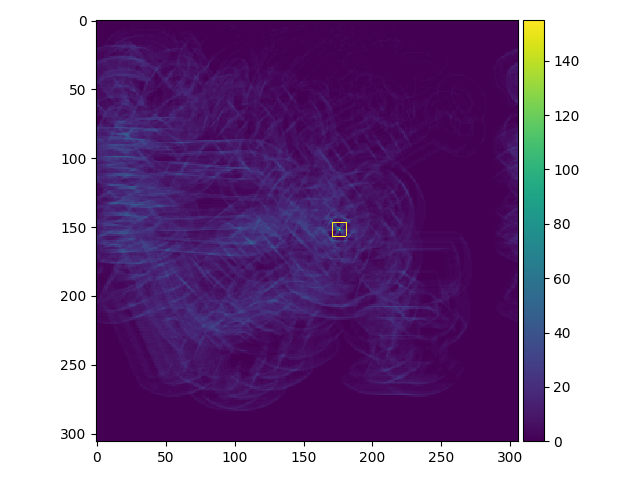
#> input picture acc-image.png, 640 x 480 px
$ python generalizedHoughDemo.py acc-image.png acc-image.png
#> lines starting #> are read from the running program, lines starting #| are printed output that depends on the picture; after the words box and inside, x2 and y2 are one past the last pixel; in counts of white or black regions, pixels touching at a corner belong together
### buildReferenceTable.py
#!/usr/bin/env python

import numpy as np
from scipy.ndimage import convolve
from skimage import io
import matplotlib.pyplot as plt


def buildRefTable(referenceImage):
    """
    builds the reference table for the given input template image
    :param im: input binary image
    :return:
        table = a reconstructed reference table...
    """
    # creating a empty list for 0 to 90 degree
    table = [[0 for x in range(1)] for y in range(90)]

    #print(img.shape)
    # print(len(table[0]))
    # print(table)

    # r will be calculated corresponding to this point
    img_center = [int(referenceImage.shape[0] / 2), int(referenceImage.shape[1] / 2)]
    #print(img_center)

    #print(img)

    #  This function takes input one point with x and y coordinates
    #  and then calculate the distance from the center and also
    #  the angle from the center.
    def findAngleDistance(x1, y1):
        rx = img_center[0] - x1
        ry = img_center[1] - y1
        r = [rx, ry]
        if rx != 0:
            return [int(np.rad2deg(np.arctan(int((-ry) / (-rx))))), r]
        else:
            return [0, 0]

    filter_size = 3

    # The loop with go over the image and will run from
    # 1 to 69 in the row direction and from 1 to 71 in the
    # column direction.
    for x in range(referenceImage.shape[0] - (filter_size - 1)):
        for y in range(referenceImage.shape[1] - (filter_size - 1)):
            # As our image is a binary image, we will only
            # calculate the distance from the points which are
            # non-zero.
            if (referenceImage[x, y] != 0):
                # The distance from the center is called r and the
                # angle is called theta.
                theta, r = findAngleDistance(x, y)
                # If the distance from center is non-zero, we
                # will store it into our table.
                if (r != 0):
                    '''
                    print("theta ", theta)
                    print("\n")
                    print("r ", r)
                    print("\n")
                    '''
                    table[np.absolute(theta)].append(r)

    # print("Before popping \n")
    # print(table)

    # Remove all the zero values from the table.
    for i in range(len(table)):
        table[i].pop(0)

    # print("After popping \n")
    '''
    for i in range(len(table)):
        print(i)
        print(" ")
        print(table[i])
    '''
    return table

### matchTable.py

import numpy as np
from scipy.ndimage import convolve
from buildReferenceTable import *
from skimage import io
import matplotlib.pyplot as plt


def matchTable(mainImage, table):

    # matches the reference table with the given input
    # image for testing generalized Hough Transform
    # m, n = im.shape
    rows= mainImage.shape[0]
    cols = mainImage.shape[1]

    # accumulator array requires some extra space
    accumulatorArray = np.zeros((rows+100, cols+100))

    # Function to find the gradient given coordinate x and y.
    def findGradient(x, y):
      if x != 0:
        return int(np.rad2deg(np.arctan(int(y/x))))
      else:
        return 0
    #print(acc.shape)
    # The row runs from 1 to 306.
    # The column runs from 1 to 306.

    for x in range(1, rows):
        for y in range(1, cols):

            # Because it's a binary image, all the points which
            # are not black are boundary points.
            #print("x : ",x , " y: ", y, "\n")
            #print(im[x])
            if mainImage[x, y] != 0:  # boundary point

                # Finds the gradient from the current point and
                # stores it into theta.
                theta = findGradient(x, y)

                # Finds the list for that theta from the reference image
                # and stores it into vectors.
                vectors = table[theta]

                # Casting of the votes has been done here.
                for vector in vectors:
                    accumulatorArray[vector[0]+x, vector[1]+y] += 1
    return accumulatorArray

### generalizedHoughDemo.py
import matplotlib.pyplot as plt
from buildReferenceTable import *
from matchTable import *
from drawBoxes import *
from findMaxima import *
import cv2
import numpy as np
from skimage.io import imread, imshow
import sys
import getopt

#images = ['Input1Ref.png', 'Input2Ref.png', 'Input3Ref.png', 'Input4Ref.png']


if __name__ == "__main__":
    try:
        if len(sys.argv) < 3:
            print(
                "\n-----------------------------------------------------------------------------------------------------------------------\n"
                "This is a python implementation of the Generalized Hough Transform. \n"
                "Note: It only searches for the reference image of same size and orientation. \n\n"
                "Usage given below:\n"
                "python3 generalizedHoughDemo.py 'mainImageName' 'referenceImageName'\n\n"
                "All the arguements in this program are mandatory.\n"
                "Arguement List:\n"
                "mainImageName - Path of the image + name of the main(larger) image (String data type). \n"
                "referenceImageName - Path of the image + name of the reference(smaller) image (String data type).\n"
                "Example : \n"
                "python3 generalizedHoughDemo.py Input1.png Input1Ref.png\n"
                "\n----------------------------------------------------------------------------------------------------------------------\n")
            exit(0)
        else:
            mainImageName = sys.argv[1]
            referenceImageName = sys.argv[2]

        #This is the smaller image which we have to find in the bigger image.
        referenceImage = cv2.imread(referenceImageName)
#> referenceImage is the input picture: shape (480, 640, 3); mean B, G, R 156.4, 110.1, 139.9

        #im = cv2.imread('Input1.png')
        mainImage = cv2.imread(mainImageName)

        #Converting the RGB image to a grayscale image.
        referenceImage = cv2.cvtColor(referenceImage, cv2.COLOR_RGB2GRAY)
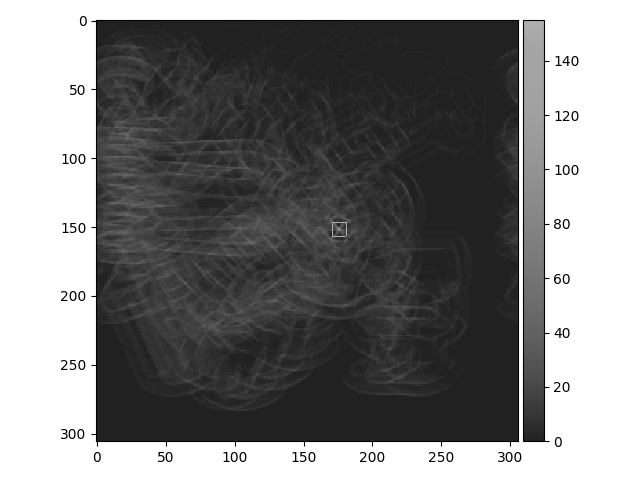
#> referenceImage: shape (480, 640); min 0, max 255, mean 127.2
        mainImage = cv2.cvtColor(mainImage, cv2.COLOR_RGB2GRAY)

        # Convert to binary images.
        ret, referenceImage = cv2.threshold(referenceImage, 70, 255, 0)
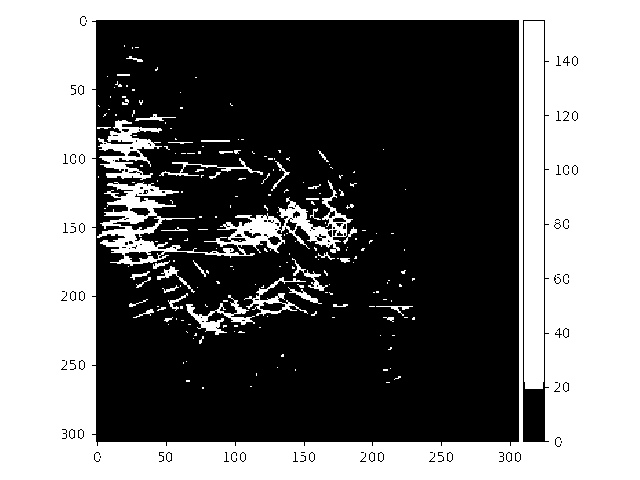
#> referenceImage: shape (480, 640); 44.7% white; 206 white regions (165 under 20 px), largest, box (x1, y1, x2, y2) and area: (0, 0, 640, 480) 118266, (524, 21, 544, 389) 7346, (97, 180, 353, 266) 5711
        ret1, mainImage = cv2.threshold(mainImage, 70, 255, 0)

        #Building the reference table from refim.
        table = buildRefTable(referenceImage)
#> after the loop in matchTable, `for x in range(1, rows):`:
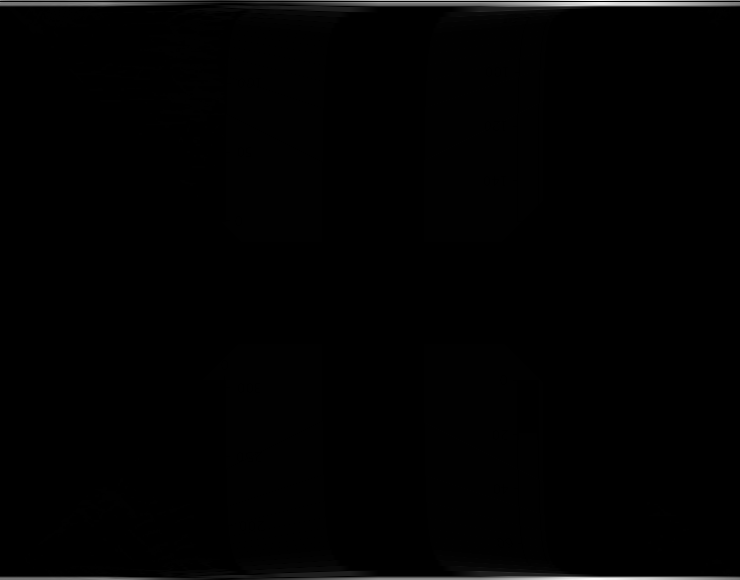
#> accumulatorArray: shape (580, 740) float64; min 0, max 248, mean 2.2

        # Increase the values in the accumulator table using reference table.
#> (the run stopped early here; a loop or call above may not have finished)
